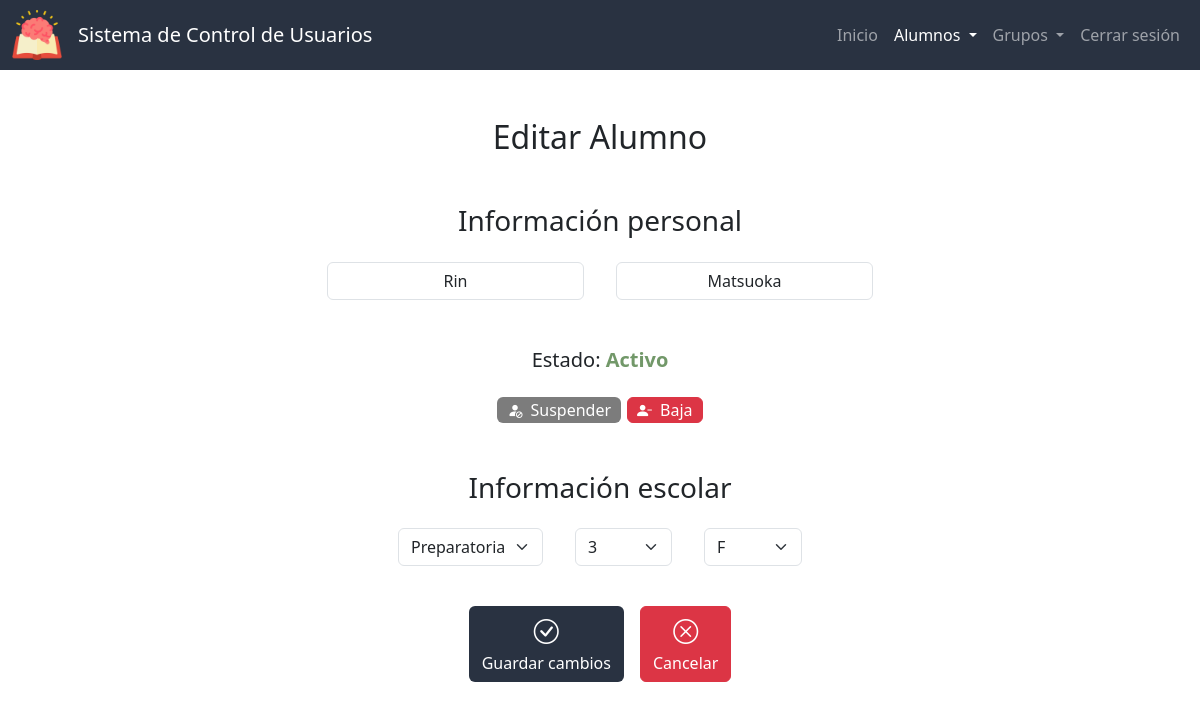
/editar_alumno?id=17 (signed in), run on the app's committed database.
### app.py (models this page shows, shortened)
class Alumnos(db.Model):
    id = db.Column(db.Integer, primary_key=True)
    nombre = db.Column(db.String(50), nullable=False)
    apellidos = db.Column(db.String(50), nullable=False)
    correo = db.Column(db.String(50), nullable=False, unique=True)
    estado = db.Column(db.Integer, nullable=False, default=0) # 0 - activo, 1 - suspendido, 2 - baja
    fecha_de_creacion = db.Column(db.DateTime, nullable=False, default=datetime.now)

class Grupos(db.Model):
    id = db.Column(db.Integer, primary_key=True)
    seccion = db.Column(db.String(50), nullable=False)
    grado = db.Column(db.Integer, nullable=False)
    grupo = db.Column(db.String(1), nullable=False)

### app.py (the view)
@app.route("/editar_alumno", methods=["GET","POST"])
@login_required
def editar_alumno():
    if request.method == "POST":
        nombre = request.form.get("nombre").title()
        apellidos = request.form.get("apellidos").title()
        estado = int(request.form.get("estado"))
        id = request.form.get("id")
        seccion = request.form.get("seccion")
        grado = request.form.get("grado")
        grupo = request.form.get("grupo")
        actualizar_correo = request.form.get("correo")
        alumno = db.session.query(Alumnos).filter_by(id=id).first()
        correo = alumno.correo.split('@')[0]
        correo = ''.join(filter(lambda x: not x.isdigit(), correo))
        if (normalizar(nombre) + '.' + normalizar(apellidos) != correo) and actualizar_correo == "si":
            correo = crear_correo(nombre, apellidos)
            alumno.correo = correo
        alumno.nombre = nombre
        alumno.apellidos = apellidos
        if estado != alumno.estado:
            cambioestado = CambiosEstado(id, alumno.estado, estado)
            alumno.estado = estado
            db.session.add(cambioestado)
        id_grupo = db.session.query(Grupos.id).filter_by(seccion=seccion, grado=grado, grupo=grupo).first()
        alumno_grupo = db.session.query(alumnos_por_grupo).filter_by(id_alumno=id).first()
        if id_grupo:
            id_grupo = id_grupo[0]
            if alumno_grupo:
                db.session.query(alumnos_por_grupo).filter_by(id_alumno=id).update({'id_grupo': id_grupo})
            else:
                db.session.execute(alumnos_por_grupo.insert().values(id_alumno=id, id_grupo=id_grupo))
        db.session.commit()
        return redirect("/lista_alumnos")
    else:
        id_alumno = request.args.get("id")
        alumno = db.session.query(Alumnos).filter_by(id=id_alumno).first()
        id_grupo = db.session.query(alumnos_por_grupo.c.id_grupo).filter_by(id_alumno=alumno.id).first()
        if id_grupo:
            id_grupo = id_grupo[0]
            grupo_actual = db.session.query(Grupos).filter_by(id=id_grupo).first()
            grados = db.session.query(Grupos.grado).filter_by(seccion=grupo_actual.seccion).distinct().all()
            grupos = db.session.query(Grupos.grupo).filter_by(seccion=grupo_actual.seccion, grado=grupo_actual.grado).distinct().all()
        else:
            grupo_actual = None
            grados = None
            grupos = None
        secciones = db.session.query(Grupos.seccion).distinct().all()
        return render_template("editar_alumno.html", editar=True, active="Alumno", secciones=secciones, grados=grados, grupos=grupos, grupo_actual=grupo_actual, alumno=alumno, colores=COLORES, estados=ESTADOSV)

### app.py (called while the page is built)
def login_required(f):
    @wraps(f)
    def decorated_function(*args, **kwargs):
        if session.get("user_id") is None:
            return redirect("/login")
        return f(*args, **kwargs)
    return decorated_function

### templates/editar_alumno.html (shortened to what this page needs)
{% extends "layout.html" %}
{% set x='Editar ' if editar else 'Alta ' %}
{% block main %}
    <h2 class="mb-5">
        {{ x }} Alumno
    </h2>
    <form {% if editar %} action="/editar_alumno" {% else %} action="/alta_alumno" {% endif %} method="post">
        <h3 class="mb-4">Información personal</h3>
        <div class="mb-5 d-flex flex-row bd-highlight mb-3 justify-content-center">
            <div class="mx-3">
                <input autocomplete="off" class="form-control mx-auto w-auto" id="nombre" name="nombre" placeholder="Nombre(s)" type="text" required {% if editar or ver %} value="{{ alumno.nombre }}" {% else %} autofocus {% endif %}>
            </div>
            <div class="mx-3">
                <input autocomplete="off" class="form-control mx-auto w-auto" id="apellidos" name="apellidos" placeholder="Apellidos" type="text" required {% if editar or ver %} value="{{ alumno.apellidos }}" {% endif %}>
            </div>
        </div>
        {% if editar %}
            <div class="mb-4">
                <h5 class="mb-3">Estado: <span style="color:{{ colores[estados[alumno.estado]] }}; font-weight: bold;">{{ estados[alumno.estado] }}</span></h5>
            </div>
            <div class="btn-group mb-5">
                <div {% if alumno.estado == 1 %} style="display:none;" {% endif %}>
                    <button type="button" class="edit btn gris-oscuro" title="Suspender alumno" onclick="suspender('si')"><i class="bi-small bi-person-fill-slash mx-1"></i><span class="mx-1 no-movil">Suspender</span></button>
                </div>
                <div>
                    <button type="button" class="edit btn btn-danger" title="Eliminar alumno" onclick="confirmarEliminar('{{ alumno.id }}', '{{ alumno.nombre }}', '{{ alumno.apellidos }}')"><i class="bi-small bi bi-person-dash-fill mx-1"></i><span class="mx-1 no-movil">Baja</span></button>
                </div>
            </div>
        {% endif %}
        <h3 class="mb-4">Información escolar</h3>
        <div class="d-flex flex-row bd-highlight mb-3 justify-content-center">
            <div class="mb-3 mx-3">
                <select class="select form-select mx-auto w-auto" name="seccion" id="seccion" required>
                    {% for seccion in secciones %}
                        <option value="{{ seccion[0] }}" {% if editar and seccion[0] == grupo_actual.seccion %} selected {% endif %}>{{ seccion[0] }}</option>
                    {% endfor %}
                </select>
            </div>
            <div class="d-flex flex-row justify-content-center">
                <div class="mb-3 mx-3">
                    <select class="select form-select mx-auto w-auto" name="grado" id="grado" required>
                        {% if grupo_actual %}
                            {% for grado in grados %}
                                {% set g="N/A" if grado[0]=="" else grado[0] %}
                                <option value="{{ grado[0] }}" {% if editar and g == grupo_actual.grado %} selected {% endif %}>{{ g }}</option>
                            {% endfor %}
                        {% endif %}
                    </select>
                </div>
                <div class="mb-3 mx-3">
                    <select class="select form-select mx-auto w-auto" name="grupo" id="grupo" required>
                        {% if grupo_actual %}
                            {% for grupo in grupos %}
                                {% set g="N/A" if grupo[0]=="" else grupo[0] %}
                                <option value="{{ grupo[0] }}" {% if editar and g == grupo_actual.grupo %} selected {% endif %}>{{ g }}</option>
                            {% endfor %}
                        {% endif %}
                    </select>
                </div>
            </div>
        </div>
        <div class="p-2 btn-group">
            <div>
                <button class="btn-big btn color-primario mx-2" type="submit" title="Enviar"><i class="bi bi-check-circle"></i>{% if editar %} <div>Guardar cambios</div> {% else %} <div>Registrar alumno</div> {% endif %}</button>
            </div>
    </form>
            <form action="/lista_alumnos">
                <button type="submit" class="btn-big btn btn-danger mx-2" title="Cancelar"><i class="bi bi-x-circle"></i><div>Cancelar</div></button>
            </form>
{% endblock %}

### static/styles.css (style rules this page uses)
:root { --color-primario: #293241; --color-primario-active: #3b4f69; --color-primario-hover: #334458; --letra-primario: white; --letra-primario-inactive: #9A9EA5; --letra-primario-hover: #C9CBCF; --verde: #729869; --verde-active: #588559; --amarillo: #D69900; --amarillo-active: #b17900; --color-ver: #3D5A80; --color-ver-active: #5281a7; --gris: #a5a5a5; --gris-active: #969696; --gris-oscuro: #7c7c7c; --gris-oscuro-active: #646464; }
.color-primario { background-color: var(--color-primario); color: var(--letra-primario); }
.btn.edit { padding: 0 5px; }
.btn.edit { margin: 0 3px; }
.btn.edit, .btn-big { transition: transform 0.2s ease-in-out; }
.btn-danger { margin: 0; }
.gris-oscuro { background-color: var(--gris-oscuro); color: var(--letra-primario); }
#grado, #grupo { width: 100px; }
.bi { font-size: 25px; color: var(--letra-primario); }
.bi-small { font-size: 15px; }
.d-flex { display: flex; flex-wrap: wrap; }
input { text-align: center; }

### data on the page
Alumnos: nombre "Rin", apellidos "Matsuoka", estado "Activo"
Grupos: seccion "Preparatoria", grado "3", grupo "F"

### other printed values
{{ x }} "Editar"
